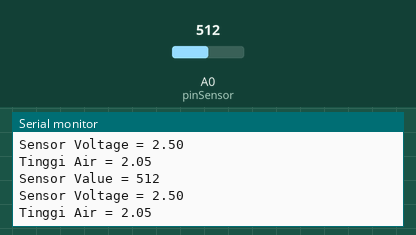
Bench run of a sketch on a simulated Arduino Uno, built with avr-gcc and run on an emulated ATmega328P. On the bench: the last lines printed to the serial monitor. The inputs (shaded band) are chosen by the test bench; at power-on: A0 (pinSensor) = 512.

Above: at 1.7 s.
1.8 s: A0 (pinSensor) set to 486
At 3.1 s:
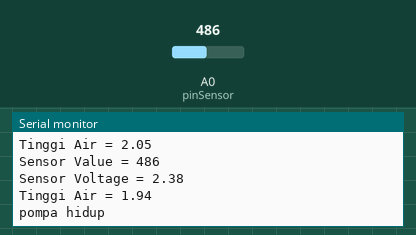
5.0 s: A0 (pinSensor) set to 900
At 6.4 s:
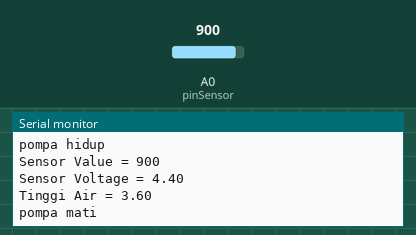
Timing chart, 0 to 8.0 s (numbered marks = the images above; inputs shaded):
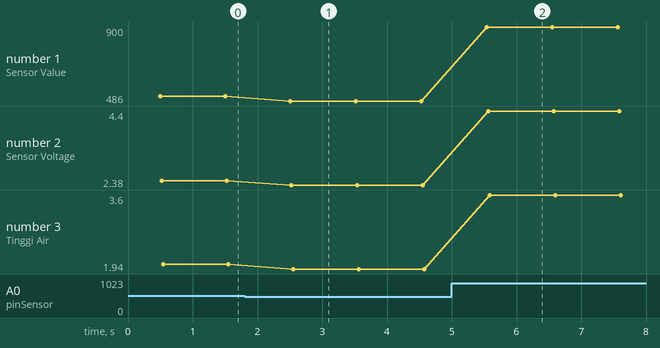

Measured:
- the behaviour switches between 500 and 499 on A0 (pinSensor) (found by bisection; images 0 and 1)
- after the input at 1.8 s, the serial monitor: prints a new line after 0.70 s (image 1)
- after the input at 5.0 s, the serial monitor: prints a new line after 0.54 s (image 2)
- plotted number 1: 512 → 486 after the input at 1.8 s, 486 → 900 after the input at 5.0 s
- plotted number 2: 2.5 → 2.38 after the input at 1.8 s, 2.38 → 4.4 after the input at 5.0 s
- plotted number 3: 2.05 → 1.94 after the input at 1.8 s, 1.94 → 3.6 after the input at 5.0 s

The sketch:

sketch_feb26k.ino
```cpp
#define pinSensor A0  // mendefinisikan pin A0 sebagai pin yang berhubungan dengan sensor
int sensorValue = 0; // variable untuk menampung nilai baca dari sensor dalam bentuk integer
float tinggiAir = 0; // variabel untuk menampung ketinggian air
float sensorVoltage = 0; // untuk menampung nilai ketinggian air


int nilaiMax = 1000; // nilai "sensorValue" saat sensor terendam penuh kedalam air, bisa dirubah sesuai sensor dan jenis air yang anda pakai
float panjangSensor = 4.0 ; // 4.0 cm, bisa dirubah, menyesuikan dengan panjang sensor yang kalian gunakan

//        ^^^^^^^^^^^^^^^^^^^^^^^^^^^^^^^^^^^^^^^^^^^^^^^^^^^
//        |||||||||| Variabel di Atas Bisa Dirubah ||||||||||


void setup() {
  Serial.begin(9600); // mengatur boudrate komunikasi serial antara arduino dengan PC
  Serial.println("Pembacaan Ketinggian Air");
  delay(500);
}

void loop() {
  sensorValue = analogRead(pinSensor); // membaca tengan dari sensor dalam bentuk integer
  tinggiAir = sensorValue*panjangSensor/nilaiMax;
  sensorVoltage = sensorValue*5.0/1023;

  // print data ke serial monitor
  Serial.print("Sensor Value = ");
  Serial.println(sensorValue);
  Serial.print("Sensor Voltage = ");
  Serial.println(sensorVoltage);
  Serial.print("Tinggi Air = ");
  Serial.println(tinggiAir);
  Serial.println();
  if(tinggiAir<2){
  Serial.println("pompa hidup");}
  else if (tinggiAir>3){
  Serial.println("pompa mati");}
  delay(1000);
}
```
